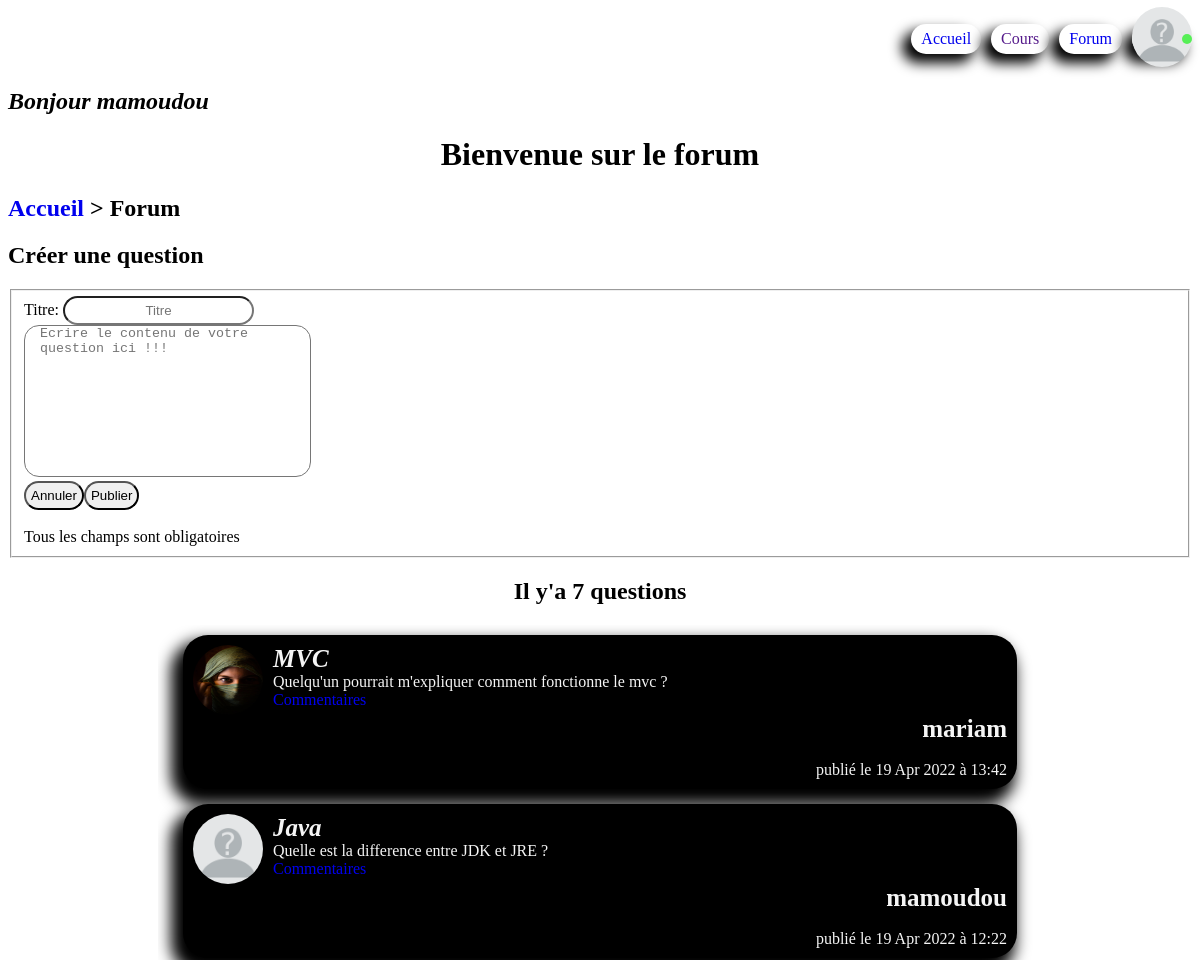
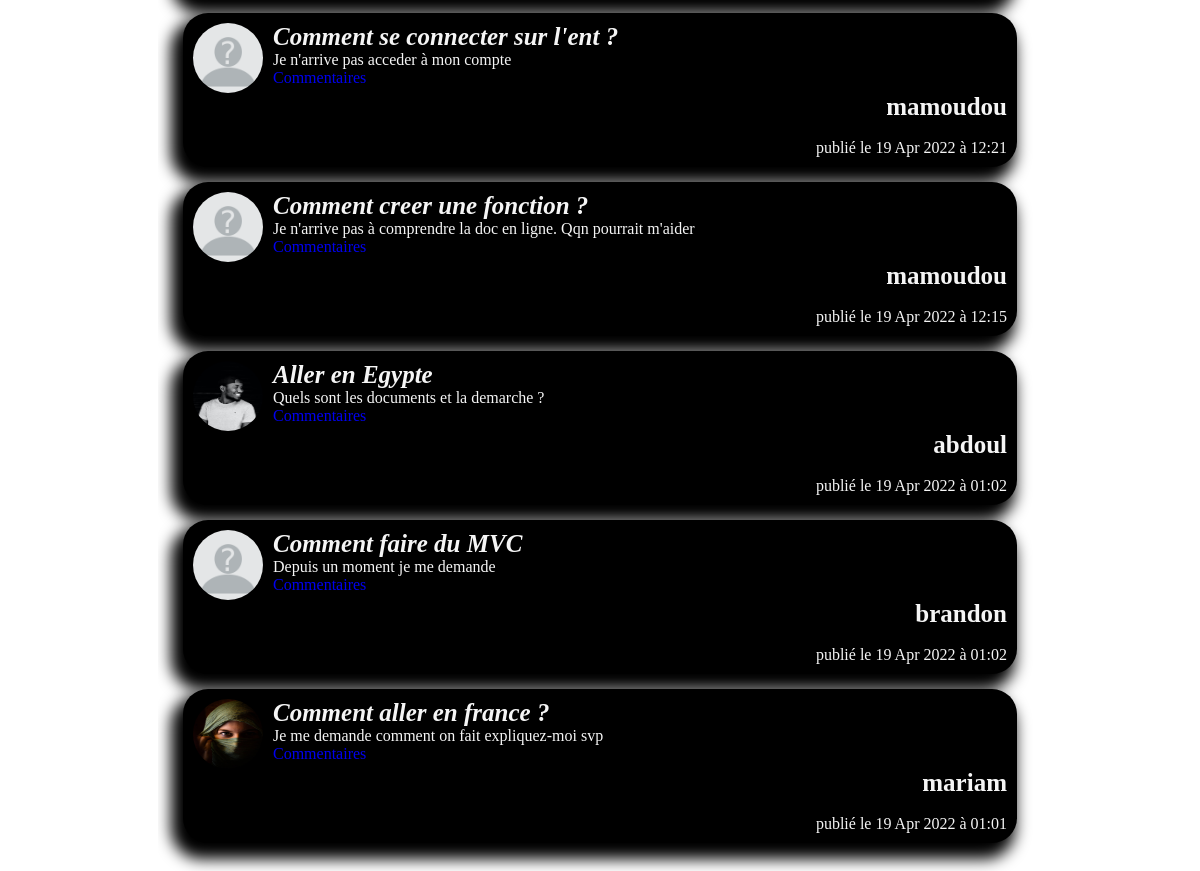
The app's page /index.php?location=forum (signed in) with its own data (2 pictures, top to bottom).
### tables this page shows
CREATE TABLE `questions` (
  `id` int NOT NULL,
  `userID` int NOT NULL,
  `title` varchar(255) NOT NULL,
  `content` text NOT NULL,
  `question_date` datetime NOT NULL DEFAULT CURRENT_TIMESTAMP
);

CREATE TABLE `members` (
  `id` int NOT NULL,
  `firstName` varchar(255) NOT NULL,
  `lastName` varchar(255) NOT NULL,
  `birthday` date NOT NULL,
  `email` varchar(255) NOT NULL,
  `username` varchar(255) NOT NULL,
  `password_` varchar(255) NOT NULL,
  `inscription_date` datetime NOT NULL DEFAULT CURRENT_TIMESTAMP,
  `gender` varchar(10) NOT NULL,
  `picture` varchar(255) NOT NULL
);

### Controller/controller.php (called while the page is built, shortened)
<?php
require("Model/model.php");
function forum()
{
    $questions= allQuestions();
    $total= totalQuestions();
    require('View/forum.php');
}

### Model/model.php (called while the page is built, shortened)
<?php
function dataBaseConnexion()
{
    try
    {
        $data_base= new PDO('mysql:host=localhost;dbname=WebProject;charset=utf8', 'root', 'root');
        return $data_base;
    }
    catch(Exception $e)
    {
        die("Erreur : ".$e->getMessage());
    }
}
function allQuestions()
{
    $data_base= dataBaseConnexion();
    $members= $data_base->query('SELECT questions.id as id, username, content, title, picture, DATE_FORMAT(question_date, \'%d %b %Y à %H:%i\') AS date_ FROM members, questions WHERE questions.userID= members.id ORDER BY id desc');
    $members->execute();
    return $members;
}
function totalQuestions()
{
    $data_base= dataBaseConnexion();
    $number= $data_base->prepare("SELECT COUNT(*) AS total FROM questions");
    $number->execute();
    $total= $number->fetch();
    return $total;
}

### View/forum.php (the view, shortened to what this page needs)
<!DOCTYPE html>
<html lang="en">
<head>
    <link rel="stylesheet" href="Public/CSS/menu.css?ts=<?=time()?>">
    <link rel="stylesheet" href="Public/CSS/forum.css?ts=<?=time()?>">
    <link rel="stylesheet" href="Public/CSS/signupAndLogin.css?ts=<?=time()?>">
</head>
<body>
    <?php require('header.php'); ?>
    <?php if(isset($_SESSION['connected'])) :?>
        <h2><em>Bonjour <?=$_SESSION['username']?></em></h2>
    <?php else :?>
        <h2><em>Vous n'êtes pas connecté</em></h2>
    <?php endif ?>
    <h1>Bienvenue sur le forum</h1>
    <h2><a href="index.php?location=home">Accueil</a> > Forum</h2>
    <?php if(isset($_SESSION['connected'])) :?>
        <h2 class="info-form">Créer une question</h2>
        <form action="index.php?location=questions" method="post">
            <fieldset>
                <label for="">Titre: </label><input type="text" name="title" id="" placeholder="Titre"><br>
                <textarea name="content" id="" cols="30" rows="10" placeholder="Ecrire le contenu de votre question ici !!!"></textarea><br>
                <input type="reset" value="Annuler"><input type="submit" value="Publier"><br><br>
                Tous les champs sont obligatoires
            </fieldset>
        </form>
    <?php else: ?>
        <h2><a href="index.php?location=login">Créer une question</a></h2>
    <?php endif?>
    <?php if(isset($total)): ?>
        <h2 class="total">Il y'a <?=$total['total']?> questions</h2>
    <?php endif?>
    <?php if(isset($questions)): ?>
        <div class="all">
            <?php while($data= $questions->fetch()) : ?>
                <div class="questions">
                    <div class="question">
                        <img class="pic" src="<?=$data['picture']?>" alt="">
                        <div class="content">
                            <strong><em><?=$data['title']?></em></strong>
                            <?=$data['content']?>
                            <a href="index.php?location=comment&idComment=<?=$data['id']?>">Commentaires</a>
                        </div>
                    </div>
                    <div class="info">
                        <strong><?=$data['username']?></strong><br>
                        publié le <?=$data['date_']?>
                    </div>
                </div>
            <?php endwhile ?>
        </div>
    <?php endif?>
</body>
</html>

### Public/CSS/menu.css (style rules this page uses)
a { text-decoration: none; }

### Public/CSS/forum.css (style rules this page uses)
h1, .total { text-align: center; font-family: "Brush Script MT", cursive; }
h2, strong { font-family: "Brush Script MT", cursive; }
textarea { resize: none; border-radius: 15px; padding: 0 15px; }
.all { overflow: auto; height: 82vh; margin: 0 150px; padding: 10px 25px; }
.pic { height: 70px; width: 70px; border-radius: 50%; margin-right: 10px; }
.questions { background-color: rgb(0, 0, 0); padding: 10px; border-radius: 25px; margin-bottom: 15px; color: whitesmoke; -webkit-box-shadow: -7px 11px 15px 5px #000000; box-shadow: -7px 11px 15px 5px #000000; }
.question { display: flex; flex-direction: row; flex-wrap: nowrap; justify-content: flex-start; align-items: stretch; align-content: stretch; }
.content { display: flex; flex-direction: column; flex-wrap: nowrap; justify-content: flex-start; align-items: stretch; align-content: stretch; }
strong { font-family: "Brush Script MT", cursive; font-size: 25px; }
.info { display: flex; flex-direction: column; flex-wrap: nowrap; justify-content: flex-end; align-items: flex-end; align-content: stretch; }

### Public/CSS/signupAndLogin.css (style rules this page uses)
h1 { text-align: center; font-family: "Brush Script MT", cursive; }
h2 { font-family: "Brush Script MT", cursive; }
a { text-decoration: none; }
input[type=text], input[type= date], input[type=file], input[type=password], input[type=email] { border-radius: 15px; padding: 5px; text-align: center; }
input[type=submit], input[type=reset] { border-radius: 15px; padding: 5px; cursor: pointer; text-align: center; }

### records on screen
questions: userID.picture (picture), title "MVC", content "Quelqu'un pourrait m'expliquer comment fonctionne le mvc ?", userID.username "mariam", date_ "19 Apr 2022 à 13:42"
questions: userID.picture (picture), title "Java", content "Quelle est la difference entre JDK et JRE ?", userID.username "mamoudou", date_ "19 Apr 2022 à 12:22"
questions: userID.picture (picture), title "Comment se connecter sur l'ent ?", content "Je n'arrive pas acceder à mon compte", userID.username "mamoudou", date_ "19 Apr 2022 à 12:21"
questions: userID.picture (picture), title "Comment creer une fonction ?", content "Je n'arrive pas à comprendre la doc en ligne. Qqn pourrait m'aider", userID.username "mamoudou", date_ "19 Apr 2022 à 12:15"
questions: userID.picture (picture), title "Aller en Egypte", content "Quels sont les documents et la demarche ?", userID.username "abdoul", date_ "19 Apr 2022 à 01:02"
questions: userID.picture (picture), title "Comment faire du MVC", content "Depuis un moment je me demande", userID.username "brandon", date_ "19 Apr 2022 à 01:02"
questions: userID.picture (picture), title "Comment aller en france ?", content "Je me demande comment on fait expliquez-moi svp", userID.username "mariam", date_ "19 Apr 2022 à 01:01"

### other values on screen
$_SESSION['username'] "mamoudou"
$total['total'] "7"
